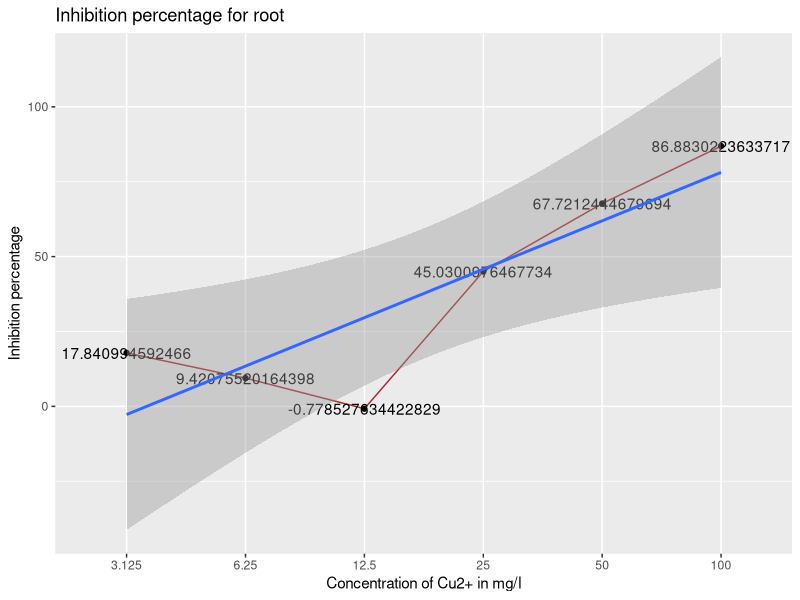
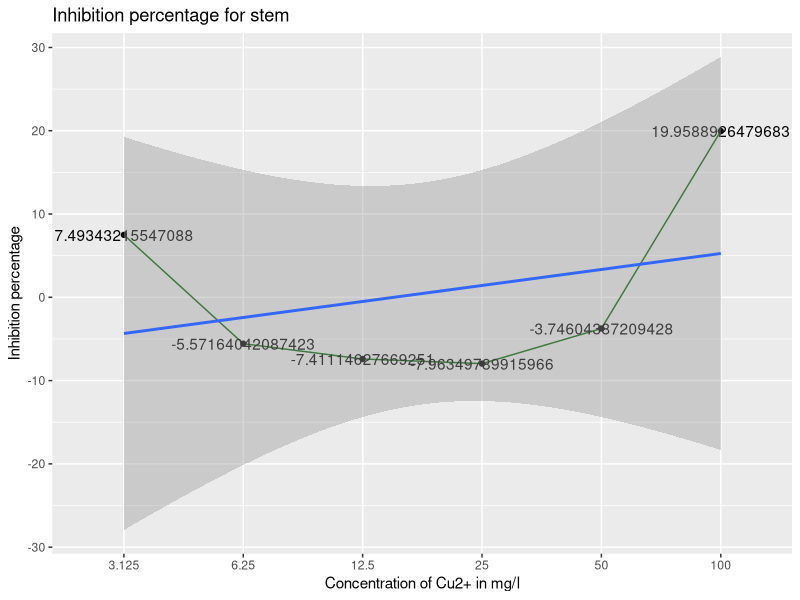
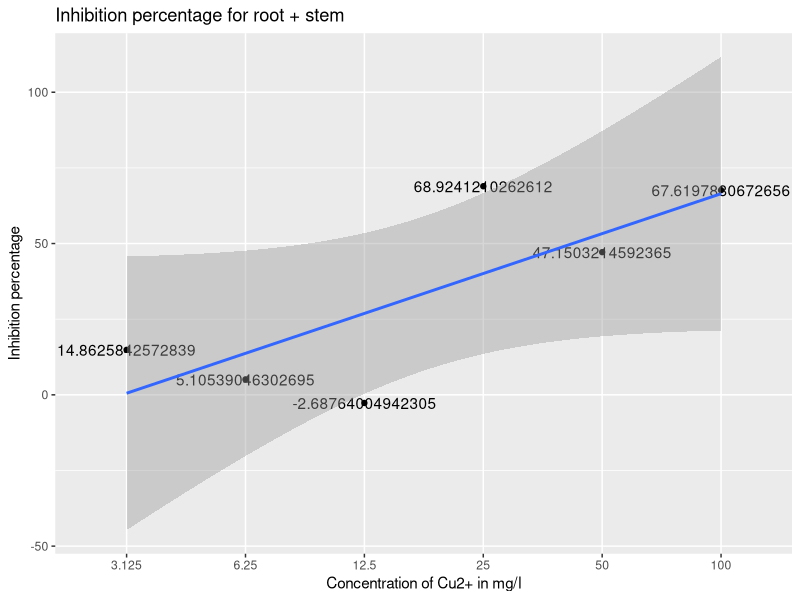
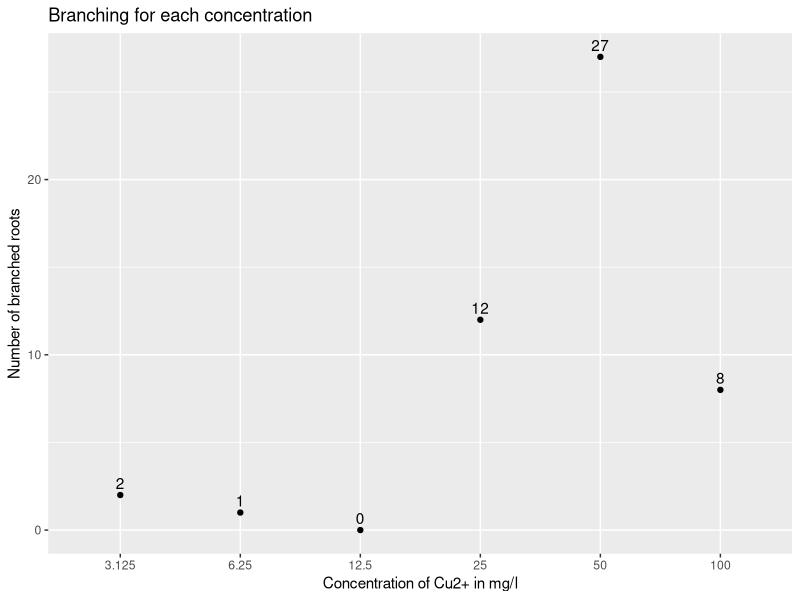

Here is the R script that generated these plots, in order:
## ---- chunk 1
# Reading control sample data
k = read.csv('../data/K.csv')
k
## ---- chunk 2
# Control sample root_size mean and standard deviation
control_root = mean(k$root_size)
control_root
sd(k$root_size)
## ---- chunk 3
# Control sample stem_size mean and standard deviation
control_stem = mean(k$stem_size)
control_stem
sd(k$stem_size)
## ---- chunk 4
# Control sample sum mean and standard deviation
control_sum = mean(k$sum)
control_sum
sd(k$sum)
## ---- chunk 5
# Reading data for 100mg/l concentration of Cu2+
conc_100mg = read.csv('../data/100mg.csv')
conc_100mg
## ---- chunk 6
# 100mg/l root_size mean and standard deviation
root_100mg = mean(conc_100mg$root_size)
root_100mg
sd(conc_100mg$root_size)

# Root growth inhibition percentage, compared to control sample
root_limit_100mg = 100 - (root_100mg/control_root)*100
root_limit_100mg
## ---- chunk 7
# 100mg/l stem_size mean and standard deviation
stem_100mg = mean(conc_100mg$stem_size)
stem_100mg
sd(conc_100mg$stem_size)

# Stem growth inhibition percentage, compared to control sample
stem_limit_100mg = 100 - (stem_100mg/control_stem)*100
stem_limit_100mg
## ---- chunk 8
# 100mg/l sum mean and standard deviation
sum_100mg = mean(conc_100mg$sum)
sum_100mg
sd(conc_100mg$sum)

# Overall growth inhibition percentage, compared to control sample
sum_limit_100mg = 100 - (sum_100mg/control_sum)*100
sum_limit_100mg
## ---- chunk 9
# Reading data for 50mg/l concentration of Cu2+
conc_50mg = read.csv('../data/50mg.csv')
conc_50mg
## ---- chunk 10
# 50mg/l root_size mean and standard deviation
root_50mg = mean(conc_50mg$root_size)
root_50mg
sd(conc_50mg$root_size)

# Root growth inhibition percentage, compared to control sample
root_limit_50mg = 100 - (root_50mg/control_root)*100
root_limit_50mg
## ---- chunk 11
# 50mg/l stem_size mean and standard deviation
stem_50mg = mean(conc_50mg$stem_size)
stem_50mg
sd(conc_50mg$stem_size)

# Stem growth inhibition percentage, compared to control sample
stem_limit_50mg = 100 - (stem_50mg/control_stem)*100
stem_limit_50mg
## ---- chunk 12
# 50mg/l sum mean and standard deviation
sum_50mg = mean(conc_50mg$sum)
sum_50mg
sd(conc_50mg$sum)

# Overall growth inhibition percentage, compared to control sample
sum_limit_50mg = 100 - (sum_50mg/control_sum)*100
sum_limit_50mg
## ---- chunk 13
# Reading data for 25mg/l concentration of Cu2+
conc_25mg = read.csv('../data/25mg.csv')
conc_25mg
## ---- chunk 14
# 25mg/l root_size mean + standard deviation
root_25mg = mean(conc_25mg$root_size)
root_25mg
sd(conc_25mg$root_size)

# Root growth inhibition percentage, compared to control sample
root_limit_25mg = 100 - (root_25mg/control_root)*100
root_limit_25mg
## ---- chunk 15
# 25mg/l stem_size mean + standard deviation
stem_25mg = mean(conc_25mg$stem_size)
stem_25mg
sd(conc_25mg$stem_size)

# Stem growth inhibition percentage, compared to control sample
stem_limit_25mg = 100 - (stem_25mg/control_stem)*100
stem_limit_25mg
## ---- chunk 16
# 25mg/l sum mean + standard deviation
sum_25mg = mean(conc_25mg$sum)
sum_25mg
sd(conc_25mg$sum)

# Overall growth inhibition percentage, compared to control sample
sum_limit_25mg = 100 - (stem_25mg/control_sum)*100
sum_limit_25mg
## ---- chunk 17
# Reading data for 12.5mg/l concentration of Cu2+
conc_12.5mg = read.csv('../data/12.5mg.csv')
conc_12.5mg
## ---- chunk 18
# 12.5mg/l root_size mean + standard deviation
root_12.5mg = mean(conc_12.5mg$root_size)
root_12.5mg
sd(conc_12.5mg$root_size)

# Root growth inhibition percentage, compared to control sample
root_limit_12.5mg = 100 - (root_12.5mg/control_root)*100
root_limit_12.5mg
## ---- chunk 19
# 12.5mg/l stem_size mean + standard deviation
stem_12.5mg = mean(conc_12.5mg$stem_size)
stem_12.5mg
sd(conc_12.5mg$stem_size)

# Stem growth inhibition percentage, compared to control sample
stem_limit_12.5mg = 100 - (stem_12.5mg/control_stem)*100
stem_limit_12.5mg
## ---- chunk 20
# 12.5mg/l sum mean + standard deviation
sum_12.5mg = mean(conc_12.5mg$sum)
sum_12.5mg
sd(conc_12.5mg$sum)

# Overall growth inhibition percentage, compared to control sample
sum_limit_12.5mg = 100 - (sum_12.5mg/control_sum)*100
sum_limit_12.5mg
## ---- chunk 21
# Reading data for 6.25mg/l concentration of Cu2+
conc_6.25mg = read.csv('../data/6.25mg.csv')
conc_6.25mg
## ---- chunk 22
# 6.25mg/l root_size mean + standard deviation
root_6.25mg = mean(conc_6.25mg$root_size)
root_6.25mg
sd(conc_6.25mg$root_size)

# Root growth inhibition percentage, compared to control sample
root_limit_6.25mg = 100 - (root_6.25mg/control_root)*100
root_limit_6.25mg
## ---- chunk 23
# 6.25mg/l stem_size mean + standard deviation
stem_6.25mg = mean(conc_6.25mg$stem_size)
stem_6.25mg
sd(conc_6.25mg$stem_size)

# Stem growth inhibition percentage, compared to control sample
stem_limit_6.25mg = 100 - (stem_6.25mg/control_stem)*100
stem_limit_6.25mg
## ---- chunk 24
# 6.25mg/l sum mean + standard deviation
sum_6.25mg = mean(conc_6.25mg$sum)
sum_6.25mg
sd(conc_6.25mg$sum)

# Overall growth inhibition percentage, compared to control sample
sum_limit_6.25mg = 100 - (sum_6.25mg/control_sum)*100
sum_limit_6.25mg
## ---- chunk 25
# Reading data for 3.125mg/l concentration of Cu2+
conc_3.125mg = read.csv('../data/3.125mg.csv')
conc_3.125mg
## ---- chunk 26
# 3.125mg/l root_size mean + standard deviation
root_3.125mg = mean(conc_3.125mg$root_size)
root_3.125mg
sd(conc_3.125mg$root_size)

# Root growth inhibition percentage, compared to control sample
root_limit_3.125mg = 100 - (root_3.125mg/control_root)*100
root_limit_3.125mg
## ---- chunk 27
# 3.125mg/l stem_size mean and standard deviation
stem_3.125mg = mean(conc_3.125mg$stem_size)
stem_3.125mg
sd(conc_3.125mg$stem_size)

# Stem growth inhibition percentage, compared to control sample
stem_limit_3.125mg = 100 - (stem_3.125mg/control_stem)*100
stem_limit_3.125mg
## ---- chunk 28
# 3.125mg/l sum mean and standard deviation
sum_3.125mg = mean(conc_3.125mg$sum)
sum_3.125mg
sd(conc_3.125mg$sum)

# Overall growth inhibition percentage, compared to control sample
sum_limit_3.125mg = 100 - (sum_3.125mg/control_sum)*100
sum_limit_3.125mg
## ---- chunk 29
x = c(3.125, 6.25, 12.5, 25, 50, 100)
y_root = c(root_limit_3.125mg, root_limit_6.25mg, root_limit_12.5mg, root_limit_25mg, root_limit_50mg, root_limit_100mg)
y_stem = c(stem_limit_3.125mg, stem_limit_6.25mg, stem_limit_12.5mg, stem_limit_25mg, stem_limit_50mg, stem_limit_100mg)
y_sum = c(sum_limit_3.125mg, sum_limit_6.25mg, sum_limit_12.5mg, sum_limit_25mg, sum_limit_50mg, sum_limit_100mg)
## ---- chunk 30
library(ggplot2)
## ---- chunk 31
df_root = data.frame(x,y_root)
ggplot(df_root, aes(x=factor(x), y=y_root, group=1)) + geom_line(color='brown') + geom_point() + geom_text(aes(label=y_root)) + geom_smooth(method='lm') + ggtitle('Inhibition percentage for root') + ylab('Inhibition percentage') + xlab('Concentration of Cu2+ in mg/l')
model_root = lm(y_root ~ x, data = df_root)
model_root
b0_root = summary(model_root)$coefficients[1,1]
b1_root = summary(model_root)$coefficients[2,1]
ec50_root = (50 - b0_root)/b1_root
ec50_root
## ---- chunk 32
df_stem = data.frame(x,y_stem)
ggplot(df_stem, aes(x=factor(x), y=y_stem, group=1)) + geom_line(color='darkgreen') + geom_point() + geom_text(aes(label=y_stem)) + stat_smooth(method='lm') + ggtitle('Inhibition percentage for stem') + ylab('Inhibition percentage') + xlab('Concentration of Cu2+ in mg/l')
model_stem = lm(y_stem ~ x, data = df_stem)
model_stem
b0_stem = summary(model_stem)$coefficients[1,1]
b1_stem = summary(model_stem)$coefficients[2,1]
ec50_stem = (50 - b0_stem)/b1_stem
ec50_stem
## ---- chunk 33
df_sum = data.frame(x,y_sum)
ggplot(df_sum, aes(x=factor(x), y=y_sum, group=1)) + geom_point() + geom_text(aes(label=y_sum)) + stat_smooth(method='lm') + ggtitle('Inhibition percentage for root + stem') + ylab('Inhibition percentage') + xlab('Concentration of Cu2+ in mg/l')
model_sum = lm(y_sum ~ x, data = df_sum)
model_sum
b0_sum = summary(model_sum)$coefficients[1,1]
b1_sum = summary(model_sum)$coefficients[2,1]
ec50_sum = (50 - b0_sum)/b1_sum
ec50_sum
## ---- chunk 34
ec50 = c(ec50_root,ec50_stem,ec50_sum)
names = c("root", "stem", "sum")
df_ec50 = data.frame(names, ec50)
df_ec50
## ---- chunk 35
branched = c(sum(conc_3.125mg$root_branching), sum(conc_6.25mg$root_branching), sum(conc_12.5mg$root_branching), sum(conc_25mg$root_branching), sum(conc_50mg$root_branching), sum(conc_100mg$root_branching))
df_branched = data.frame(x, branched)
ggplot(df_branched, aes(x=factor(x), y=branched, group=1)) + geom_point() + geom_text(aes(label=branched), vjust = -0.5) + ggtitle('Branching for each concentration') + ylab('Number of branched roots') + xlab('Concentration of Cu2+ in mg/l')
